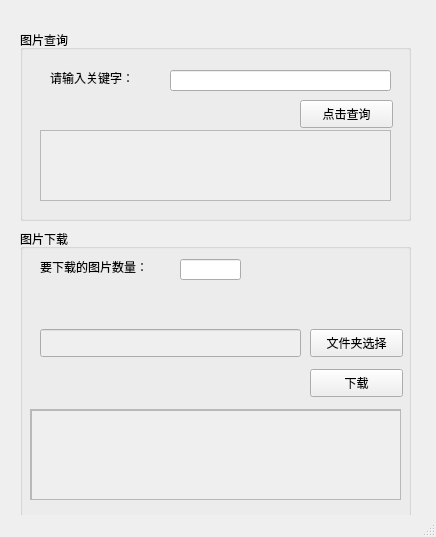
<?xml version="1.0" encoding="UTF-8"?>
<ui version="4.0">
 <class>MainWindow</class>
 <widget class="QMainWindow" name="MainWindow">
  <property name="geometry">
   <rect>
    <x>0</x>
    <y>0</y>
    <width>436</width>
    <height>537</height>
   </rect>
  </property>
  <property name="windowTitle">
   <string>MainWindow</string>
  </property>
  <widget class="QWidget" name="centralwidget">
   <widget class="QGroupBox" name="groupBox">
    <property name="geometry">
     <rect>
      <x>20</x>
      <y>30</y>
      <width>391</width>
      <height>191</height>
     </rect>
    </property>
    <property name="title">
     <string>图片查询</string>
    </property>
    <widget class="QLineEdit" name="lineEdit">
     <property name="geometry">
      <rect>
       <x>150</x>
       <y>40</y>
       <width>221</width>
       <height>21</height>
      </rect>
     </property>
    </widget>
    <widget class="QPushButton" name="pushButton">
     <property name="geometry">
      <rect>
       <x>280</x>
       <y>70</y>
       <width>93</width>
       <height>28</height>
      </rect>
     </property>
     <property name="text">
      <string>点击查询</string>
     </property>
    </widget>
    <widget class="QTextEdit" name="textEdit">
     <property name="enabled">
      <bool>false</bool>
     </property>
     <property name="geometry">
      <rect>
       <x>20</x>
       <y>100</y>
       <width>351</width>
       <height>71</height>
      </rect>
     </property>
    </widget>
    <widget class="QLabel" name="label">
     <property name="geometry">
      <rect>
       <x>30</x>
       <y>40</y>
       <width>101</width>
       <height>16</height>
      </rect>
     </property>
     <property name="text">
      <string>请输入关键字：</string>
     </property>
    </widget>
   </widget>
   <widget class="QGroupBox" name="groupBox_2">
    <property name="geometry">
     <rect>
      <x>20</x>
      <y>229</y>
      <width>391</width>
      <height>291</height>
     </rect>
    </property>
    <property name="title">
     <string>图片下载</string>
    </property>
    <widget class="QScrollArea" name="scrollArea">
     <property name="geometry">
      <rect>
       <x>10</x>
       <y>180</y>
       <width>371</width>
       <height>91</height>
      </rect>
     </property>
     <property name="widgetResizable">
      <bool>true</bool>
     </property>
     <widget class="QWidget" name="scrollAreaWidgetContents">
      <property name="geometry">
       <rect>
        <x>0</x>
        <y>0</y>
        <width>369</width>
        <height>89</height>
       </rect>
      </property>
      <widget class="QTextEdit" name="textEdit_2">
       <property name="enabled">
        <bool>false</bool>
       </property>
       <property name="geometry">
        <rect>
         <x>0</x>
         <y>0</y>
         <width>371</width>
         <height>91</height>
        </rect>
       </property>
      </widget>
     </widget>
    </widget>
    <widget class="QPushButton" name="pushButton_2">
     <property name="geometry">
      <rect>
       <x>290</x>
       <y>140</y>
       <width>93</width>
       <height>28</height>
      </rect>
     </property>
     <property name="text">
      <string>下载</string>
     </property>
    </widget>
    <widget class="QLineEdit" name="lineEdit_2">
     <property name="geometry">
      <rect>
       <x>160</x>
       <y>30</y>
       <width>61</width>
       <height>21</height>
      </rect>
     </property>
    </widget>
    <widget class="QLabel" name="label_2">
     <property name="geometry">
      <rect>
       <x>20</x>
       <y>30</y>
       <width>141</width>
       <height>16</height>
      </rect>
     </property>
     <property name="text">
      <string>要下载的图片数量：</string>
     </property>
    </widget>
    <widget class="QLineEdit" name="lineEdit_3">
     <property name="enabled">
      <bool>false</bool>
     </property>
     <property name="geometry">
      <rect>
       <x>20</x>
       <y>100</y>
       <width>261</width>
       <height>28</height>
      </rect>
     </property>
    </widget>
    <widget class="QPushButton" name="pushButton_3">
     <property name="geometry">
      <rect>
       <x>290</x>
       <y>100</y>
       <width>93</width>
       <height>28</height>
      </rect>
     </property>
     <property name="text">
      <string>文件夹选择</string>
     </property>
    </widget>
   </widget>
  </widget>
  <widget class="QStatusBar" name="statusbar"/>
 </widget>
 <resources/>
 <connections/>
</ui>
